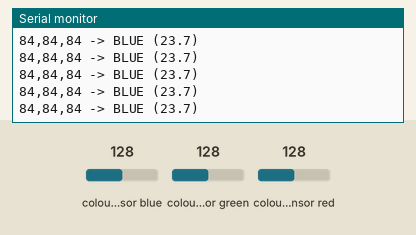
Bench run of a sketch on a simulated Arduino Uno, built with avr-gcc and run on an emulated ATmega328P. Parts: the last lines printed to the serial monitor. The test bench sets the inputs (shaded band); at power-on: colour sensor blue 128, colour sensor green 128, colour sensor red 128.

Above: at 2.2 s.
2.3 s: colour sensor blue set to 5
At 2.49 s:
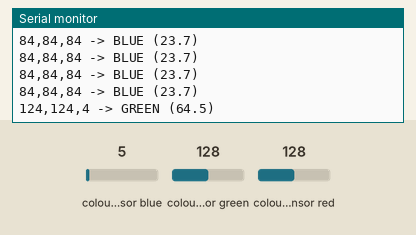
4.3 s: colour sensor green set to 5
At 4.5 s:
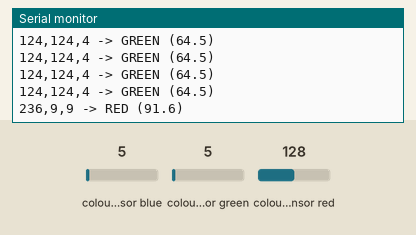
6.3 s: colour sensor red set to 5
At 6.52 s:
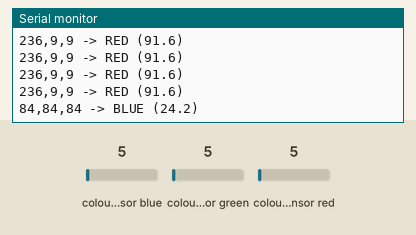

Measured:
- after the input at 2.3 s, the serial monitor: prints a new line at once (image 1)
- after the input at 4.3 s, the serial monitor: prints a new line at once (image 2)
- after the input at 6.3 s, the serial monitor: prints a new line at once (image 3)

The sketch:

Bandingkan-RGB.ino
```cpp
#include <Wire.h>
#include <Adafruit_TCS34725.h>
#include <math.h>  // Untuk sqrt() di jarak Euclidean

// Inisialisasi sensor
Adafruit_TCS34725 tcs = Adafruit_TCS34725(TCS34725_INTEGRATIONTIME_50MS, TCS34725_GAIN_4X);

// Rata-rata dari data sampel (centroids)
struct ColorCategory {
  float r, g, b;
  const char* name;
};

ColorCategory categories[3] = {
  {175.8, 54.3, 61.2, "RED"},
  {105.8, 99.4, 60.9, "GREEN"},
  {107.0, 88.5, 77.0, "BLUE"}
};

void setup() {
  Serial.begin(115200);
  delay(1000);

  if (!tcs.begin()) {
    Serial.println("ERROR: Sensor tidak ditemukan!");
    while (1) delay(1000);
  }
  Serial.println("OK - Deteksi Warna Aktif");
}

void loop() {
  uint16_t r_raw, g_raw, b_raw, c_raw;
  tcs.getRawData(&r_raw, &g_raw, &b_raw, &c_raw);

  // Normalisasi (raw langsung, tanpa buffer untuk simplicity)
  float avg_r = r_raw;
  float avg_g = g_raw;
  float avg_b = b_raw;  // FIX: Tambah deklarasi ini!
  float avg_c = c_raw;
  float r_norm = 0, g_norm = 0, b_norm = 0;
  if (avg_c > 10) {
    r_norm = (avg_r / avg_c) * 255.0;
    g_norm = (avg_g / avg_c) * 255.0;
    b_norm = (avg_b / avg_c) * 255.0;  // Sekarang avg_b sudah ada
  }
  r_norm = constrain(r_norm, 0, 255);
  g_norm = constrain(g_norm, 0, 255);
  b_norm = constrain(b_norm, 0, 255);

  // Hitung jarak Euclidean ke setiap kategori
  float min_dist = 999999;
  const char* detected_color = "UNKNOWN";
  for (int i = 0; i < 3; i++) {
    float dist = sqrt(
      pow(r_norm - categories[i].r, 2) +
      pow(g_norm - categories[i].g, 2) +
      pow(b_norm - categories[i].b, 2)
    );
    if (dist < min_dist) {
      min_dist = dist;
      detected_color = categories[i].name;
    }
  }

  // Output: R,G,B -> WARNA (jarak)
  Serial.print((int)r_norm);
  Serial.print(",");
  Serial.print((int)g_norm);
  Serial.print(",");
  Serial.print((int)b_norm);
  Serial.print(" -> ");
  Serial.print(detected_color);
  Serial.print(" (");
  Serial.print(min_dist, 1);
  Serial.println(")");

  delay(200);  // Delay untuk tes stabil
}
```
